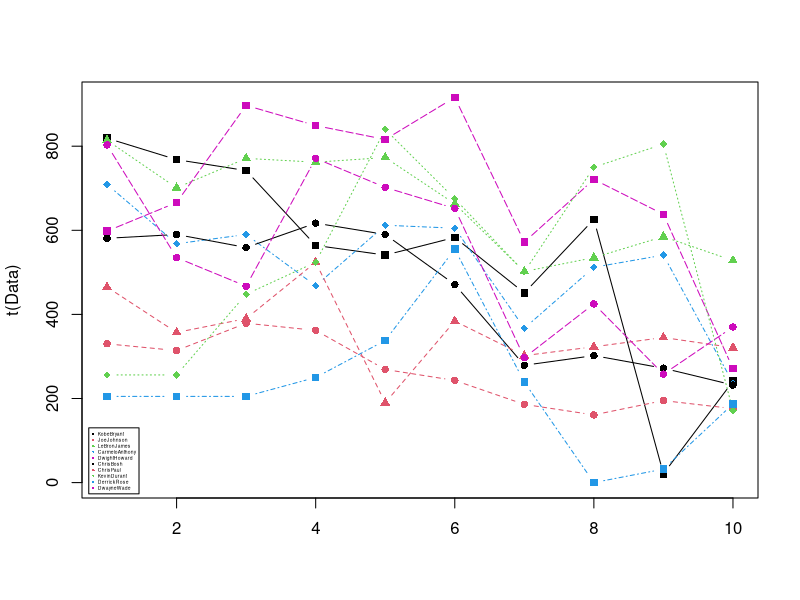
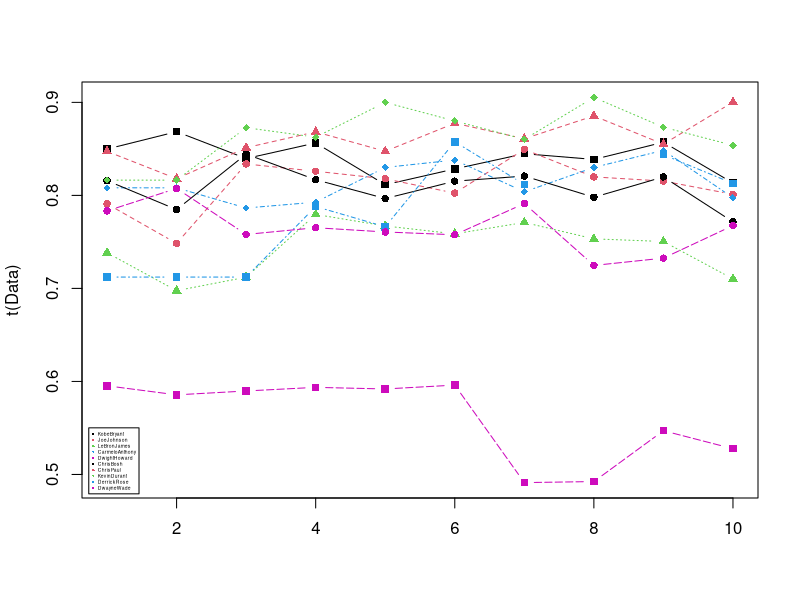

Source code (R) for these figures, in order:
#Dear Student,
#
#Welcome to the dataset for the homework exercise.
#
#Instructions for this dataset:
# You have only been supplied vectors. You will need
# to create the matrices yourself.
# Matrices:
# - FreeThrows
# - FreeThrowAttempts
#
#Sincerely,
#Kirill Eremenko
#www.superdatascience.com

#Copyright: These datasets were prepared using publicly available data.
#           However, theses scripts are subject to Copyright Laws. 
#           If you wish to use these R scripts outside of the R Programming Course
#           by Kirill Eremenko, you may do so by referencing www.superdatascience.com in your work.

#Comments:
#Seasons are labeled based on the first year in the season
#E.g. the 2012-2013 season is preseneted as simply 2012

#Notes and Corrections to the data:
#Kevin Durant: 2006 - College Data Used
#Kevin Durant: 2005 - Proxied With 2006 Data
#Derrick Rose: 2012 - Did Not Play
#Derrick Rose: 2007 - College Data Used
#Derrick Rose: 2006 - Proxied With 2007 Data
#Derrick Rose: 2005 - Proxied With 2007 Data

#Seasons
Seasons <- c("2005","2006","2007","2008","2009","2010","2011","2012","2013","2014")

#Players
Players <- c("KobeBryant","JoeJohnson","LeBronJames","CarmeloAnthony","DwightHoward","ChrisBosh","ChrisPaul","KevinDurant","DerrickRose","DwayneWade")

#Free Throws
KobeBryant_FT <- c(696,667,623,483,439,483,381,525,18,196)
JoeJohnson_FT <- c(261,235,316,299,220,195,158,132,159,141)
LeBronJames_FT <- c(601,489,549,594,593,503,387,403,439,375)
CarmeloAnthony_FT <- c(573,459,464,371,508,507,295,425,459,189)
DwightHoward_FT <- c(356,390,529,504,483,546,281,355,349,143)
ChrisBosh_FT <- c(474,463,472,504,470,384,229,241,223,179)
ChrisPaul_FT <- c(394,292,332,455,161,337,260,286,295,289)
KevinDurant_FT <- c(209,209,391,452,756,594,431,679,703,146)
DerrickRose_FT <- c(146,146,146,197,259,476,194,0,27,152)
DwayneWade_FT <- c(629,432,354,590,534,494,235,308,189,284)
#Matrix
#
FreeThrows <- rbind(KobeBryant_FT,JoeJohnson_FT,LeBronJames_FT,CarmeloAnthony_FT,DwightHoward_FT,ChrisBosh_FT ,ChrisPaul_FT,KevinDurant_FT,DerrickRose_FT,DwayneWade_FT)
rm(KobeBryant_FT,JoeJohnson_FT,LeBronJames_FT,CarmeloAnthony_FT,DwightHoward_FT,ChrisBosh_FT ,ChrisPaul_FT,KevinDurant_FT,DerrickRose_FT,DwayneWade_FT)
colnames(FreeThrows) <- Seasons
rownames(FreeThrows) <- Players

FreeThrows


#Free Throw Attempts
KobeBryant_FTA <- c(819,768,742,564,541,583,451,626,21,241)
JoeJohnson_FTA <- c(330,314,379,362,269,243,186,161,195,176)
LeBronJames_FTA <- c(814,701,771,762,773,663,502,535,585,528)
CarmeloAnthony_FTA <- c(709,568,590,468,612,605,367,512,541,237)
DwightHoward_FTA <- c(598,666,897,849,816,916,572,721,638,271)
ChrisBosh_FTA <- c(581,590,559,617,590,471,279,302,272,232)
ChrisPaul_FTA <- c(465,357,390,524,190,384,302,323,345,321)
KevinDurant_FTA <- c(256,256,448,524,840,675,501,750,805,171)
DerrickRose_FTA <- c(205,205,205,250,338,555,239,0,32,187)
DwayneWade_FTA <- c(803,535,467,771,702,652,297,425,258,370)
#Matrix
#
FreeThrowsAttempts <- rbind(KobeBryant_FTA,JoeJohnson_FTA,LeBronJames_FTA,CarmeloAnthony_FTA,DwightHoward_FTA,ChrisBosh_FTA ,ChrisPaul_FTA,KevinDurant_FTA,DerrickRose_FTA,DwayneWade_FTA)
rm(KobeBryant_FTA,JoeJohnson_FTA,LeBronJames_FTA,CarmeloAnthony_FTA,DwightHoward_FTA,ChrisBosh_FTA ,ChrisPaul_FTA,KevinDurant_FTA,DerrickRose_FTA,DwayneWade_FTA)
colnames(FreeThrowsAttempts) <- Seasons
rownames(FreeThrowsAttempts) <- Players

FreeThrowsAttempts
# Creating Funtion for Visualiza
Myplot1 <- function(data,rows= 1:10){
  Data <- data[rows,,drop=F]
  
  matplot(t(Data),type='b',pch=15:18,col=c(1:4,6))
  legend('bottomleft',inset = 0.01,legend=Players[rows],pch=15:18,col=c(1:4,6),horiz = F,cex=0.3)
}

Myplot1(FreeThrowsAttempts)


# Accuracy of Freethrows

Myplot1(FreeThrows/FreeThrowsAttempts)
